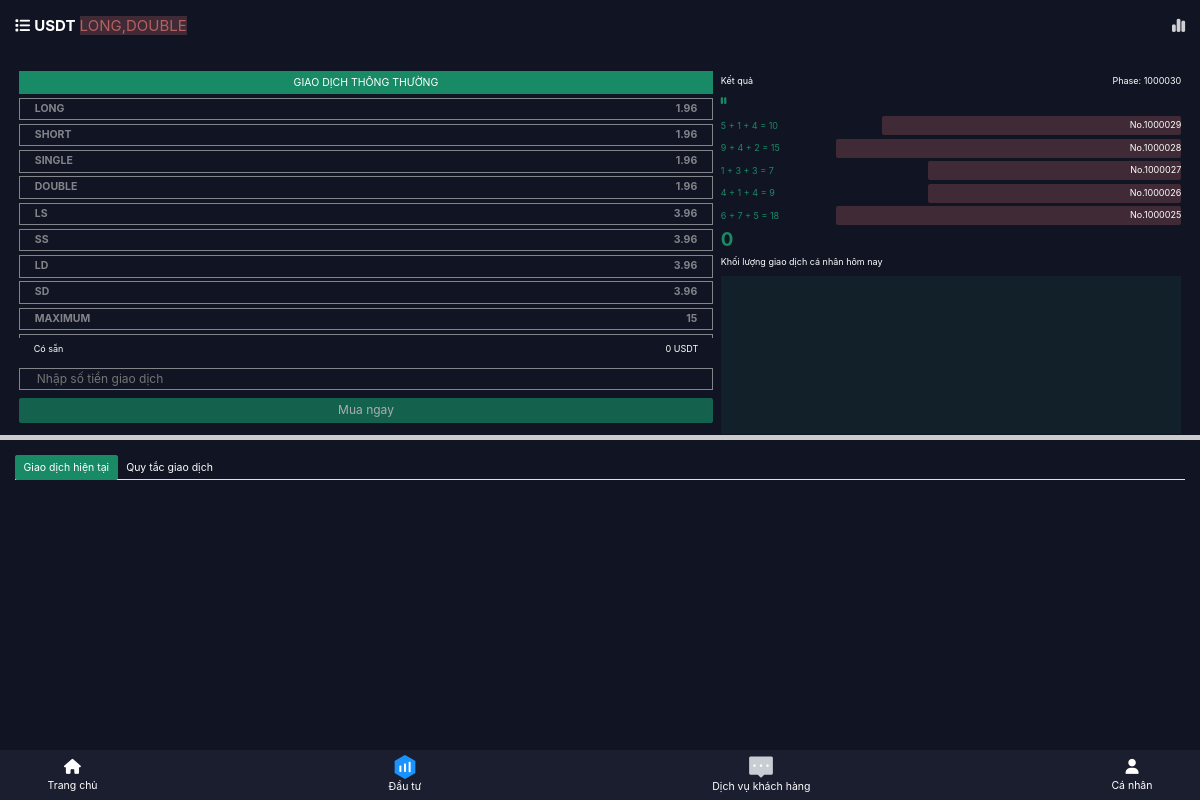
Screenshot of /invest/ (signed in) with the database file from the repository.
### ModuleApp/models.py (models this page shows, shortened)
class User(AbstractUser):
    id = models.UUIDField(primary_key=True, default=uuid.uuid4, editable=False)
    code = models.IntegerField(null=True)
    wallet = models.IntegerField(default=0)
    wallet_password = models.CharField(max_length=6, null=True, default=None)
    type_choice = ((0, 'Normal'), (1, 'Admin'), (2, 'Staff'), (3, 'Guest'))
    type = models.IntegerField(choices=type_choice, default=0)
    referrer = models.IntegerField(null=True)
    create_at = models.DateTimeField(auto_now_add=True)
    update_at = models.DateTimeField(auto_now=True)

class PhaseUSDT(models.Model):
    id = models.UUIDField(primary_key=True, default=uuid.uuid4, editable=False)
    create_at = models.DateTimeField(auto_now_add=True)
    phase_check=models.BooleanField(default=False)
    code = models.IntegerField()
    a = models.IntegerField(null=True)
    b = models.IntegerField(null=True)
    c = models.IntegerField(null=True)

### ModuleApp/views.py (the view, shortened to what this page needs)
# urls.py: path('invest/', invest, name='invest'),
@login_required
def invest(request):
    channel_layer = get_channel_layer()
    user=User.objects.get(id=request.user.id)
    phase = PhaseUSDT.objects.latest('create_at')
    today = datetime.datetime.today()
    last_phases= PhaseUSDT.objects.all().order_by('-create_at')[1:6]
    try:
        trades=TradeUSDT.objects.filter(user=user).order_by('-create_at').filter(create_at__year=today.year).filter(create_at__month=today.month).filter(create_at__day=today.day)
    except:
        trades = None
    trade_all_value=0
    for trade in trades:
        trade_all_value+=trade.trade_value
    context = {
        "user": user,
        'phase': phase,
        "last_phases": last_phases,
        'trades': trades,
        'trade_all_value':trade_all_value
    }
    return render(request, 'TradeBTC/invest.html', context )

### templates/TradeBTC/invest.html (shortened to what this page needs)
{% load static %}
<!DOCTYPE html>
<html lang="en">
  <head>
    <link rel="stylesheet" href="https://maxcdn.bootstrapcdn.com/bootstrap/4.0.0/css/bootstrap.min.css"/>
    <link rel="stylesheet" href="{% static 'style/app.css'%}" />
    <link rel="stylesheet" href="{% static 'style/info.css'%}" />
    <link rel="stylesheet" href="{% static 'style/invest.css'%}" />
    <link rel="stylesheet" href="{% static 'style/addcss.css' %}" />
    <link
      rel="stylesheet"
      href="https://cdnjs.cloudflare.com/ajax/libs/font-awesome/6.4.0/css/all.min.css"
    />
    <link
      rel="stylesheet"
      href="https://cdn.jsdelivr.net/npm/bootstrap@4.3.1/dist/css/bootstrap.min.css"
    />
  </head>
  <body>
    <div id="info" class="info invest">
      <div class="header">
        <i class="fa-solid fa-list"></i> <strong>USDT</strong>
        <span class="red green show-modal-option">LONG,DOUBLE</span>
        <span class="chart">
          <i class="fa-solid fa-chart-simple"></i>
        </span>
      </div>
      <div class="content">
        <div class="first-box">
            <div id="part1" class="part1">
              <form method="post" id="task-form">
                <div class="item header-part1">Giao dịch thông thường</div>
                  <div class="list-item">
                    <div class="item" value="Long">
                      <div class="name">long</div>
                      <div class="price">1.96</div>
                    </div>
                    <div class="item" value="Short">
                      <div class="name">short</div>
                      <div class="price">1.96</div>
                    </div>
                    <div class="item" value="Single">
                      <div class="name">single</div>
                      <div class="price">1.96</div>
                    </div>
                    <div class="item" value="Double">
                      <div class="name">double</div>
                      <div class="price">1.96</div>
                    </div>
                    <div class="item" value="LS">
                      <div class="name">ls</div>
                      <div class="price">3.96</div>
                    </div>
                    <div class="item" value="SS">
                      <div class="name">ss</div>
                      <div class="price">3.96</div>
                    </div>
                    <div class="item" value="LD">
                      <div class="name">ld</div>
                      <div class="price">3.96</div>
                    </div>
                    <div class="item" value="SD">
                      <div class="name">sd</div>
                      <div class="price">3.96</div>
                    </div>
                    <div class="item" value="Maximum">
                      <div class="name">maximum</div>
                      <div class="price">15</div>
                    </div>
                    <div class="item" value="Minimum">
                      <div class="name">minimum</div>
                      <div class="price">15</div>
                    </div>
                  </div>
                  <div class="transaction">
                    <div class="available">
                      <p>Có sẵn</p>
                      <p id="my-money">{{user.wallet}} USDT</p>
                    </div>
                      <div class="input-number">
                        <input class="input-search" name="value" id="value" type="number" placeholder="Nhập số tiền giao dịch" />
                      </div>
                      <button type="submit" id="submit-btn"  class="btn btn-success">Mua ngay</button>
                  </div>
                </div>
            </div>
          <div id="part2" class="part2">
            <div class="item header-part2">
              <span>Kết quả</span>
              <span id="phase" style="float: right" hour="{{phase.create_at.hour}}" minute="{{phase.create_at.minute}}" second="{{phase.create_at.second}}" a = {{phase.a}} b={{phase.b}} c={{phase.c}} code={{phase.code}}>Phase: {{phase.code}} </span>
            </div>
            <div class="list-item">
              <div class="item first-item">
                <i class="fa-solid fa-pause " ></i>
              </div>
              {% for i in last_phases %}
              <div class="item item-row">
                <div class="left">
                  <span class="red green"
                    >{{i.a}} + {{i.b}} + {{i.c}} = <span class="total">{{ i.a|add:i.b|add:i.c }}</span></span
                  >
                </div>
                <div style="position: relative;" class="right length-row red" value="{{i.a|add:i.b|add:i.c}}">
                  <span style="position: absolute;
                  right: 0;">No.{{i.code}}<span>
                  </div>
              </div>
              {% endfor %}
            </div>
            <div class="end-part2">
              <h1 class="total-today" id="total-today">{{trade_all_value}}</h1>
              <p>Khối lượng giao dịch cá nhân hôm nay</p>
              <div class="box">
              </div>
            </div>
          </div>
        </div>
      <div class="content2">
        <ul class="nav nav-tabs" id="myTab" role="tablist">
          <li class="nav-item">
            <a
              class="nav-link active btn"
              id="home-tab"
              data-toggle="tab"
              href="#home"
              role="tab"
              aria-controls="home"
              aria-selected="true"
              >Giao dịch hiện tại</a
            >
          </li>
          <li class="nav-item">
            <a
              class="nav-link btn"
              id="profile-tab"
              data-toggle="tab"
              href="#profile"
              role="tab"
              aria-controls="profile"
              aria-selected="false"
              >Quy tắc giao dịch</a
            >
          </li>
        </ul>
        <div class="tab-content" id="myTabContent">
        </div>
      </div>
      <div class="footer-info">
        <div class="item">
          <div class="icon"><i class="fa-solid fa-house"></i></div>
          <div class="title">
            <a style="color:#fff;" href={% url 'app:home' %}>
            Trang chủ
          </div>
        </div>
        <div class="item active">
          <div class="icon have-active">
            <img src="{% static 'assets/tabbar_mony_y2.png'%}" width="24" alt="" />
          </div>
          <a style="color:#fff;">
          <div class="title">Đầu tư</div>
          </a>
        </div>
        <div class="item">
          <div class="icon no-active">
            <img src="{% static 'assets/tabbar_msg_n.png'%}" width="24" alt="" srcset="" />
          </div>
          <div class="title">
            <a style="color:#fff;" href={% url 'app:service' %}>
            Dịch vụ khách hàng
          </div>
        </div>
        <div class="item">
          <div class="icon"><i class="fa-solid fa-user"></i></div>
          <div class="title">
            <a style="color:#fff;" href={% url 'app:dashboard' %}>
            Cá nhân
          </div>
        </div>
      </div>
    </div>
  </body>
</html>

### static/style/app.css (style rules this page uses)
html, body, div, span, applet, object, iframe, h1, h2, h3, h4, h5, h6, p, blockquote, pre, a, abbr, acronym, address, big, cite, code, del, dfn, em, img, ins, kbd, q, s, samp, small, strike, strong, sub, sup, tt, var, b, u, i, center, dl, dt, dd, ol, ul, li, fieldset, form, label, legend, table, caption, tbody, tfoot, thead, tr, th, td, article, aside, canvas, details, embed, figure, figcaption, footer, header, hgroup, menu, nav, output, ruby, section, summary, time, mark, audio, video { margin: 0; padding: 0; border: 0; font-size: 100%; font: inherit; vertical-align: baseline; }
body { line-height: 1; color: #fff !important; }
ol, ul { list-style: none; }
html { font-size: 10px; color: #fff; }
@media only screen and (max-width: 1366px) { html { font-size: 9px; color: #fff; } }
@media only screen and (max-height: 800px ) { html { font-size: 7.5px; color: #fff; } }
.footer-info .item .title a { padding: 20px 10px; }

### static/style/info.css (style rules this page uses)
div#info { width: 100vw; height: 100vh; background-color: #111423; background-color: #111423; width: 100vw; height: 100vh; position: relative; overflow-y: hidden; }
div#info .footer-info { position: fixed; height: 50px; background: rgb(27, 30, 47); width: 100%; bottom: 0; display: flex; align-items: center; justify-content: space-between; padding: 0 5rem; }
div#info .footer-info .item { text-align: center; }
div#info .footer-info .item .icon { font-size: 2rem; }
div#info .footer-info .item .title { font-size: 1.4rem; }
div#info .footer-info .item.active { color: #1890ff; }
div#info .footer-info .have-active { display: none; }
div#info .footer-info .no-active { display: block; }
div#info .footer-info .active .have-active { display: block; }

### static/style/addcss.css (style rules this page uses)
.invest .content .part2 .box { padding: 1rem; max-height: 21rem; overflow: auto; }

### rows the page displays
User: wallet "0"
PhaseUSDT: code "1000030"
PhaseUSDT: a "5", b "1", c "4", a|add "10", code "1000029"
PhaseUSDT: a "9", b "4", c "2", a|add "15", code "1000028"
PhaseUSDT: a "1", b "3", c "3", a|add "7", code "1000027"
PhaseUSDT: a "4", b "1", c "4", a|add "9", code "1000026"
PhaseUSDT: a "6", b "7", c "5", a|add "18", code "1000025"

### other values shown
{{ trade_all_value }} "0"
